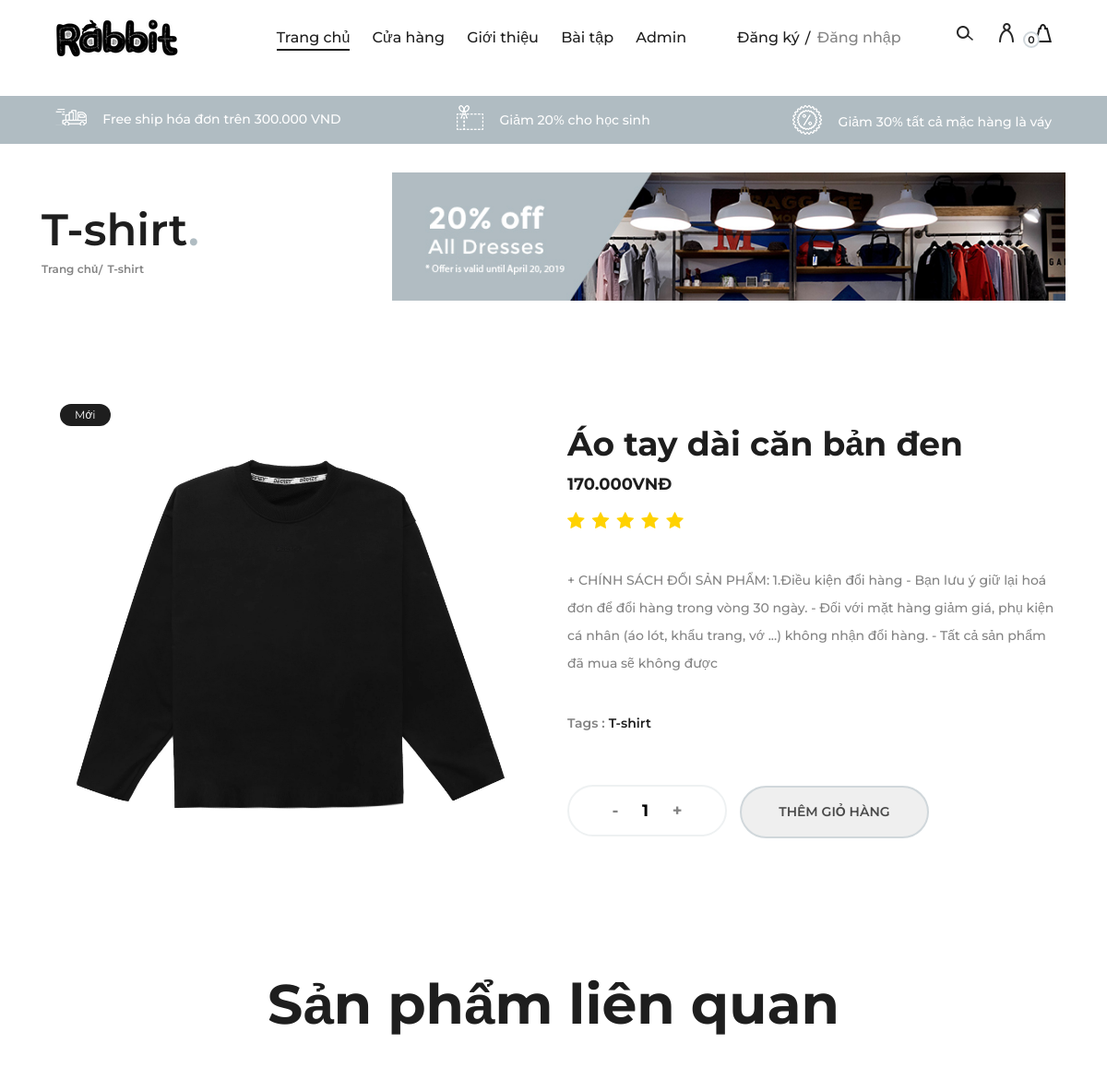
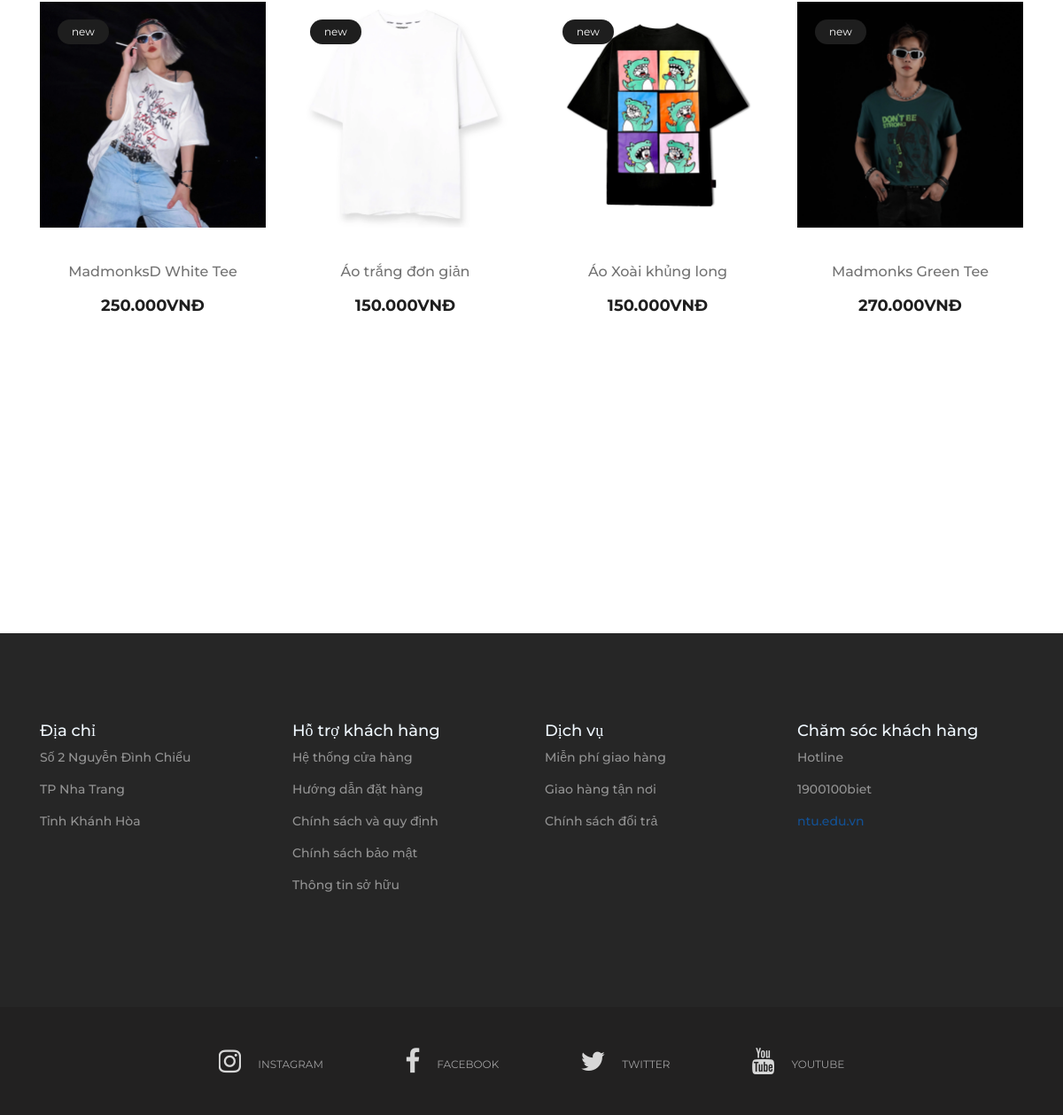
Screenshot of /user/index.php?act=chitiet&id=16 with the database file from the repository (2 pictures, top to bottom).
### tables this page shows
CREATE TABLE `sanpham` (
  `id_sp` int(20) NOT NULL,
  `ten` varchar(255) NOT NULL,
  `gia` int(10) NOT NULL,
  `sl` int(5) NOT NULL,
  `mota` varchar(255) NOT NULL,
  `anh` varchar(255) NOT NULL,
  `id_lsp` int(20) NOT NULL
);

CREATE TABLE `loaisp` (
  `id_lsp` int(20) NOT NULL,
  `ten_lsp` varchar(255) NOT NULL
);

### user/page/chitiet.php (the view, shortened to what this page needs)
<?php
    if(isset($_GET['id'])){
        $id = $_GET['id'];
    }else
    {   echo "<script> history.go(-1) </script>";
        exit;
    }
    $sql_chitiet = "SELECT * FROM sanpham,loaisp WHERE sanpham.id_lsp=loaisp.id_lsp AND sanpham.id_sp='$id'";
	$query_chitiet = mysqli_query($conn,$sql_chitiet);
    $query_loai = mysqli_query($conn,$sql_chitiet);
    $row_loai = mysqli_fetch_array($query_loai);
    $sql_lq = "SELECT * FROM sanpham,loaisp WHERE sanpham.id_lsp=loaisp.id_lsp AND loaisp.id_lsp='$row_loai[id_lsp]'";
    $query_lq = mysqli_query($conn,$sql_lq);
?>
    <section class="page-add">
        <div class="container">
            <div class="row">
                <div class="col-lg-4">
                    <div class="page-breadcrumb">
                        <h2><?php echo $row_loai['ten_lsp'];?><span>.</span></h2>
                        <a href="index.php">Trang chủ</a>
                        <a href="index.php?act=theloai&id_loai=<?php echo $row_loai['id_lsp'];?>"><?php echo $row_loai['ten_lsp'];?></a>
                    </div>
                </div>
                <div class="col-lg-8">
                    <img src="img/add.jpg" alt="">
                </div>
            </div>
        </div>
    </section>
    <section class="product-page">
        <div class="container">
            <?php
                while($row_chitiet= mysqli_fetch_array($query_chitiet)){
            ?>
            <div class="row">
                <div class="col-lg-6">
                    <div class="product-slider owl-carousel">
                        <div class="product-img">
                            <figure>
                                <img src="../dashboard/img_product/products/<?php echo $row_chitiet['anh'] ?>" alt="">
                                <div class="p-status">Mới</div>
                            </figure>
                        </div>
                    </div>
                </div>
                <div class="col-lg-6">
                    <div class="product-content">
                        <form action="index.php?act=themgiohang" method="POST">
                        <h2><?php echo $row_chitiet['ten']?></h2>
                        <div class="pc-meta">
                            <h5><?php echo number_format($row_chitiet['gia'],0,',','.').'VNĐ' ?></h5>
                            <div class="rating">
                                <i class="fa fa-star"></i>
                                <i class="fa fa-star"></i>
                                <i class="fa fa-star"></i>
                                <i class="fa fa-star"></i>
                                <i class="fa fa-star"></i>
                            </div>
                        </div>
                        <p><?php echo $row_chitiet['mota'] ?></p>
                        <ul class="tags">
                            <li><span>Tags :</span> <?php echo $row_chitiet['ten_lsp'] ?> </li>
                        </ul>
                        <div class="product-quantity">
                            <div class="pro-qty">
                                <input type="text" name="sl" value="1">
                            </div>
                        </div>
                        <input class="primary-btn pc-btn" type="submit" name="giohang" value="Thêm giỏ hàng">
                    </form>
                    </div>
                </div>
            </div>
            <?php
				}
			?>
        </div>
    </section>
    <section class="related-product spad">
        <div class="container">
            <div class="row">
                <div class="col-lg-12 text-center">
                    <div class="section-title">
                        <h2>Sản phẩm liên quan</h2>
                    </div>
                </div>
            </div>
            <div class="row">
                <?php
                    $i=0;
					while(($row_lq = mysqli_fetch_array($query_lq))&&($i<4)){
				?>
                <div class="col-lg-3 col-sm-6">
                    <div class="single-product-item">
                        <figure>
                            <a href="index.php?act=chitiet&id=<?php echo $row_lq['id_sp'] ?>"><img src="../dashboard/img_product/products/<?php echo $row_lq['anh'] ?>" alt=""></a>
                            <div class="p-status">new</div>
                        </figure>
                        <div class="product-text">
                            <a href="index.php?act=chitiet&id=<?php echo $row_lq['id_sp'] ?>"><h6><?php echo $row_lq['ten'] ?></h6></a>
                            <p><?php echo number_format($row_lq['gia'],0,',','.').'VNĐ' ?></p>
                        </div>
                    </div>
                </div>
                <?php
                    $i++;
                    }
                ?>
            </div>
        </div>
    </section>

### user/template/css/style.css (style rules this page uses)
f html, body { height: 100%; font-family: "Montserrat", sans-serif; -webkit-font-smoothing: antialiased; font-smoothing: antialiased; background: none; }
h1, h2, h3, h4, h5, h6 { margin: 0; color: #111111; font-weight: 500; font-family: "Montserrat", sans-serif; }
h2 { font-size: 36px; }
h5 { font-size: 18px; }
h6 { font-size: 16px; }
p { font-size: 15px; color: #7b7b7b; font-weight: 400; line-height: 1.6; font-family: "Montserrat", sans-serif; margin: 0 0 15px 0; }
img { max-width: 100%; }
ul, ol { padding: 0; margin: 0; }
.section-title h2 { color: #1e1e1e; font-size: 60px; font-weight: 700; }
.spad { padding-top: 100px; padding-bottom: 100px; }
.primary-btn { color: #fff; display: inline-block; font-size: 14px; font-weight: 600; padding: 16px 40px; border: 2px solid #fff; border-radius: 50px; text-transform: uppercase; }
.single-product-item { margin-bottom: 30px; }
.single-product-item figure { margin-bottom: 40px; position: relative; overflow: hidden; }
.single-product-item figure img { min-width: 100%; }
.single-product-item figure .p-status { position: absolute; left: 20px; top: 20px; padding: 5px 16px; font-size: 12px; background: #1e1e1e; color: #fff; border-radius: 50px; }
.single-product-item .product-text { text-align: center; }
.single-product-item .product-text h6 { color: #727272; margin-bottom: 15px; }
.single-product-item .product-text p { color: #1e1e1e; font-size: 18px; font-weight: 700; margin-bottom: 0; }
.page-add { padding-top: 31px; margin-bottom: 92px; }
.page-add .page-breadcrumb { padding-top: 34px; }
.page-add .page-breadcrumb h2 { color: #1e1e1e; font-size: 48px; font-weight: 600; }
.page-add .page-breadcrumb h2 span { color: #B0BCC2; }
.page-add .page-breadcrumb a { color: #838383; display: inline-block; font-size: 12px; font-weight: 600; margin-right: 6px; position: relative; }
.page-add .page-breadcrumb a:last-child:after { display: none; }
.page-add .page-breadcrumb a:after { position: absolute; top: 1px; right: -5px; content: "/"; }
.product-img figure { margin: 0; position: relative; }
.product-img figure img { min-width: 100%; }
.product-img figure .p-status { position: absolute; left: 20px; top: 20px; padding: 3px 16px; font-size: 12px; background: #1e1e1e; color: #fff; border-radius: 50px; }
.product-content { padding-top: 42px; }
.product-content h2 { color: #1e1e1e; font-weight: 700; margin-bottom: 12px; }
.product-content .pc-meta { margin-bottom: 35px; }
.product-content .pc-meta h5 { color: #1e1e1e; font-weight: 700; margin-bottom: 18px; }
.product-content .pc-meta .rating i { font-size: 20px; color: #FFD200; margin-right: 4px; }
.product-content p { color: #838383; font-size: 14px; font-weight: 500; line-height: 30px; margin-bottom: 35px; }
.product-content .tags { margin-bottom: 52px; }
.product-content .tags li { color: #1e1e1e; font-size: 14px; font-weight: 600; line-height: 30px; list-style: none; }
.product-content .tags li span { color: #838383; }
.product-content .product-quantity { display: inline-block; margin-right: 10px; }
.product-content .product-quantity .pro-qty { height: 56px; width: 173px; border: 2px solid #EEF1F2; border-radius: 50px; text-align: center; }
.product-content .product-quantity .pro-qty input { width: 50px; text-align: center; background: transparent; border: none; font-size: 18px; font-family: "Montserrat", sans-serif; font-weight: 700; height: 100%; }
.product-content .pc-btn { border-color: #D0D7DB; color: #4a4a4a; }
.related-product { padding-top: 95px; padding-bottom: 65px; }
.related-product .section-title { margin-bottom: 60px; }

### rows the page displays
sanpham: id_lsp.ten_lsp "T-shirt", anh (picture), ten "Áo tay dài căn bản đen", gia "170.000", mota "+ CHÍNH SÁCH ĐỔI SẢN PHẨM: 1.Điều kiện đổi hàng - Bạn lưu ý giữ lại hoá đơn để đổi hàng trong vòng 30 ngày. - Đối với mặt hàng giảm giá, phụ kiện cá nhân (áo lót, khẩu trang, vớ ...) không nhận đổi hàng. - Tất cả sản phẩm đã mua sẽ không được"
sanpham: anh (picture), ten "MadmonksD White Tee", gia "250.000"
sanpham: anh (picture), ten "Áo trắng đơn giản", gia "150.000"
sanpham: anh (picture), ten "Áo Xoài khủng long", gia "150.000"
sanpham: anh (picture), ten "Madmonks Green Tee", gia "270.000"

### other values shown
$_SESSION["sl"] "0"
